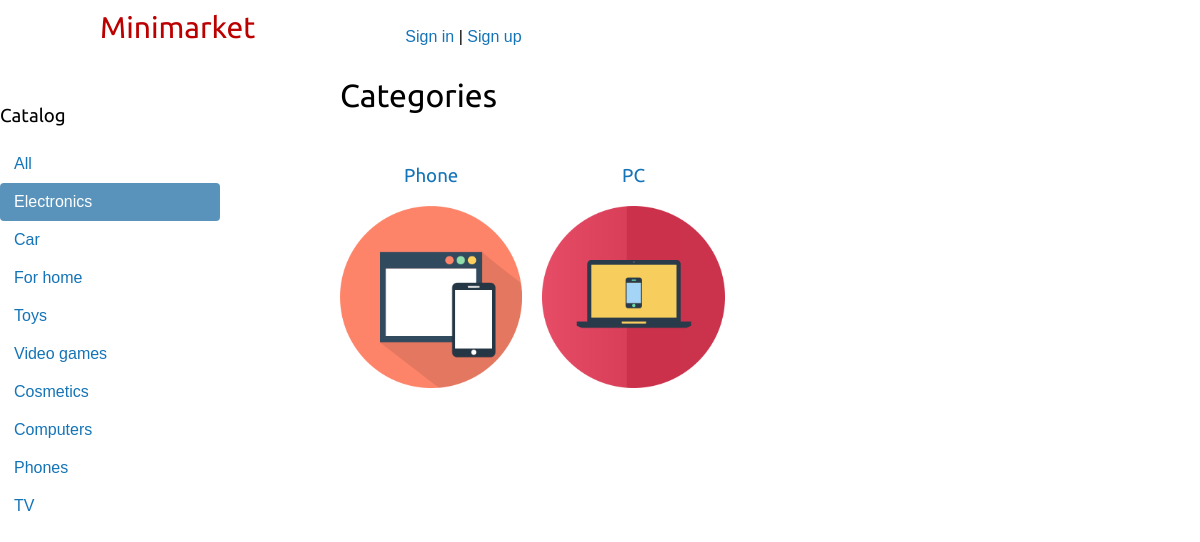
Screenshot of /electronics/ with the database file from the repository.
### item/models.py (models this page shows, shortened)
class Catalog(models.Model):
    name = models.CharField(max_length=100, unique=True, db_index=True)
    slug = models.SlugField(max_length=100, unique=True)
    image = models.ImageField(upload_to='catalog/', blank=True)

class Category(models.Model):
    name = models.CharField(max_length=100, unique=True, db_index=True)
    slug = models.SlugField(max_length=100, unique=True)
    image = models.ImageField(upload_to='category/',blank=True)
    catalog = models.ForeignKey(Catalog, on_delete=models.CASCADE, related_name='categories')

### item/views.py (the view)
# urls.py: path('<slug:catalog_slug>/', views.CategoryView.as_view(), name='category'),
class CategoryView(ListView):
    model = Category
    template_name = 'category.html'
    def get_context_data(self, **kwargs):
        context = super().get_context_data()
        context['category'] = Category.objects.filter(catalog__slug=self.kwargs['catalog_slug'])
        context['catalog'] = Catalog.objects.all()
        return context

### item/templates/category.html (shortened to what this page needs)
{% extends 'base.html' %}
{% load thumbnail %}
{% load static %}
{% block content %}
    <div id="main" class="item-list">
        {% if category %}
            <h1>Categories</h1>
            {% for c in category %}
                {% thumbnail c.image '150' as im %}
                     <div class="item">
                         <a href="{% url 'item:product_list' catalog_slug=c.catalog.slug category_slug=c.slug %}"><h3>{{ c.name }}</h3>
                             <img src='{{ im.url }}'>
                         </a>
                     </div>
                {% endthumbnail %}
            {% endfor %}
        {% else %}
            <h2>No items to show</h2>
        {% endif %}
{% endblock %}

### item/templates/base.html (shortened to what this page needs)
{% load static %}
{% load thumbnail %}
<!DOCTYPE html>
<html lang="en">
<head>
    <link href="{% static 'css/base.css' %}" rel="stylesheet">
</head>
<body>
    <div id="header">
        <a href="{% url 'item:catalog' %}"><span class="logo">Minimarket</span></a>
            <br>
        {% if request.user.is_authenticated %}
            <a href="{% url 'account:profile' request.user.pk %}">{{request.user.username}}</a> |
                <a href="{% url 'account:logout' %}">Log out</a>
        {% else %}
            <a href="{% url 'account:login' %}">Sign in</a> |
                <a href="{% url 'account:register' %}">Sign up</a>
        {% endif %}
    </div>
    <div id="sidebar">
        <h3>Catalog</h3>
        <ul>
            {% url 'item:catalog' as catalogurl %}
            <li {% if request.path == catalogurl %} class="selected" {% endif %} >
                <a href="{% url 'item:catalog' %}">All</a>
            </li>
            {% for c in catalog %}
                <li {% if c.slug in request.path %} class="selected" {% endif %}>
                    <a href="{% url 'item:category' catalog_slug=c.slug %}">{{c.name}}</a>
                </li>
            {% endfor %}
        </ul>
    </div>
    <div id="content">
        {% block content %}{% endblock %}
    </div>
</body>
</html>

### item/static/css/base.css (style rules this page uses)
body { margin:0; padding:0; font-family:helvetica, sans-serif; }
h1, h2, h3, h4, h5 , h6 { font-family: 'Ubuntu', sans-serif; font-weight:normal; }
a { text-decoration:none; color: #1474b7; }
#header { padding:10px 100px; overflow:auto; }
#header .logo { font-family: 'Ubuntu', sans-serif; float:left; color: #b00; font-size: 30px; margin-right: 15%; }
#content { padding:0 100px; overflow:hidden; }
#sidebar { width:220px; padding:30px 20px 0 0; float:left; }
#sidebar ul { margin:0; padding:0; }
#sidebar ul li { margin:0; list-style:none; padding:10px 14px; }
#sidebar ul li a { display:block; }
#sidebar ul li.selected { background:#5993bb; border-radius:4px; }
#sidebar ul li.selected a { color:#fff; }
#main { float:left; width: 96%; margin-right:-220px; overflow:hidden; }
.item-list .item { width:25%; padding:10px 20px 10px 0; float:left; text-align:center; line-height:1.2; }
.item-list .item img { width:100%; margin-bottom:8px; }

### rows the page displays
Catalog: name "Electronics"
Catalog: name "Car"
Catalog: name "For home"
Catalog: name "Toys"
Catalog: name "Video games"
Catalog: name "Cosmetics"
Catalog: name "Computers"
Catalog: name "Phones"
Catalog: name "TV"
Category: name "Phone", shows a picture
Category: name "PC", shows a picture
